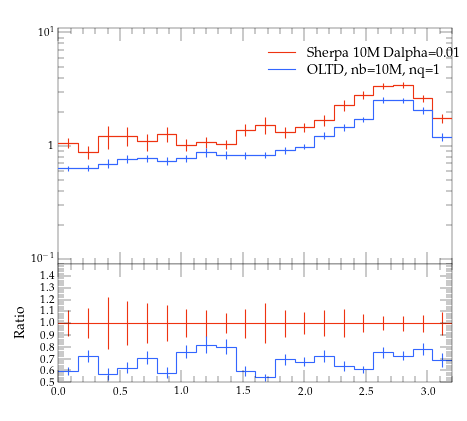

Generate this figure with Python:
#! /usr/bin/env python

# This Python script was auto-generated using YODA v2.0.0.
# Analysis object: /evtb/cutEg_tjg_dphi
# Timestamp: 13-04-2024 (07:56:31)

import matplotlib as mpl
import matplotlib.pyplot as plt
mpl.use('Agg') # comment out for interactive use
import os
import numpy as np

plotDir = os.path.split(os.path.realpath(__file__))[0]
if 'YODA_USER_PLOT_PATH' in globals():
    plot_outdir = globals()['YODA_USER_PLOT_PATH']
else:
    plot_outdir = plotDir

#plot style
plt.style.use(os.path.join(plotDir, '../default.mplstyle'))
# plot metadata
figW, figH = plt.rcParams['figure.figsize']
ax_xLabel = r''
ax_yLabel = r''
ax_title  = r''
ax_xScale = 'linear'
ax_yScale = 'log'
xLims = (0.0, 3.2)
yLims = (0.09000000000000001, 11.0)

# TeX-friendly labels for the legend
labels = [ r"Sherpa 10M Dalpha=0.01", r"OLTD, nb=10M, nq=1" ]

# Create figure and axis objects
fig, (ax, ratio0_ax) = plt.subplots(2, 1, sharex=True,
                  figsize=(figW,figH), gridspec_kw={'height_ratios': (2, 1)})
ratio0_ax.yaxis.set_major_locator(mpl.ticker.MultipleLocator(0.1))
ratio0_ax.set_ylim(0.5, 1.4999)
ratio0_ax.set_ylabel('Ratio')

# LineColor map: curve index -> color
linecolors = {0: '#EE3311', 1: '#3366FF'}
# the numerical data is stored in a separate file
dataf = dict()
prefix = os.path.split(__file__)[0]
if prefix:    prefix = prefix + '/'
exec(open(prefix+'cutEg_tjg_dphi__data.py').read(), dataf)


legend_handles = [] # keep track of handles for the legend

# style options for curves
# starts at zorder>=5 to draw curve on top of legend
styles = {
  'curve0': {
    'color' : linecolors[0],
    'linestyle' : '-',
    'marker' : 'o',
    'zorder' : 5,
    'histstyle' : True,
  },
  'curve1': {
    'color' : linecolors[1],
    'linestyle' : '-',
    'marker' : 'o',
    'zorder' : 6,
    'histstyle' : True,
  },
}
# curve from input yoda files in main panel
for label in dataf['yvals'].keys():
    if all(np.isnan(v) for v in dataf['yvals'][label]):
        continue
    tmp = None
    if styles[label]['histstyle']: # draw as histogram
        tmp, = ax.plot(dataf['xedges'], dataf['yedges'][label],
                       color=styles[label]['color'],
                       linestyle=styles[label]['linestyle'],
                       drawstyle='steps-pre', solid_joinstyle='miter',
                       zorder=styles[label]['zorder'], label=label)
        ax.errorbar(dataf['xpoints'], dataf['yvals'][label], color=styles[label]['color'],
                    xerr=dataf['xerrs'], yerr=[dataf['ydowns'][label], dataf['yups'][label]],
                    linestyle='none', zorder=styles[label]['zorder'])
    else: # draw as scatter
        tmp = ax.errorbar(dataf['xpoints'], dataf['yvals'][label],
                          xerr=dataf['xerrs'],
                          yerr=[ dataf['ydowns'][label],
                          dataf['yups'][label] ],
                          fmt=styles[label]['marker'],
                          ecolor=styles[label]['color'],
                          color=styles[label]['color'], zorder=2)
        tmp[-1][0].set_linestyle(styles[label]['linestyle'])
    legend_handles += [tmp]
    for varLabel in dataf['variation_yvals'].keys():
        if varLabel.startswith(label):
            tmp, = ax.plot(dataf['xedges'], dataf['variation_yvals'][varLabel],
                           color=styles[label]['color'],
                           linestyle=styles[label]['linestyle'],
                           drawstyle='steps-pre', solid_joinstyle='miter',
                           zorder=styles[label]['zorder'], alpha=0.5)


# plots on ratio panel
# curve from input yoda files in ratio panel
for label, yvals in dataf['ratio0_yvals'].items():
    if all(np.isnan(v) for v in yvals):
        continue
    if styles[label]['histstyle']: # plot as histogram
        ratio0_ax.plot(dataf['xedges'], yvals,
                       color=styles[label]['color'],
                       linestyle=styles[label]['linestyle'],
                       drawstyle='steps-pre', zorder=1,
                       solid_joinstyle='miter')
        ratio0_ax.vlines(dataf['xpoints'],
                         dataf['ratio0_ymin'][label],
                         dataf['ratio0_ymax'][label],
                         color=styles[label]['color'], zorder=1)
    else: # plot as scatter
        tmp = ratio0_ax.errorbar(dataf['xpoints'],
                                 yvals, xerr=dataf['xerrs'],
                                 yerr=dataf['ratio0_yerrs'][label],
                                 fmt=styles[label]['marker'],
                                 ecolor=styles[label]['color'],
                                 color=styles[label]['color'])
        tmp[-1][0].set_linestyle(styles[label]['linestyle'])

    for varlabel in dataf['ratio0_variation_vals'].keys():
        if varlabel.startswith(label):
            ratio0_ax.plot(dataf['xedges'],
                            dataf['ratio0_variation_vals'][varlabel],
                            color=styles[label]['color'],
                            linestyle=styles[label]['linestyle'],
                            drawstyle='steps-pre', solid_joinstyle='miter',
                            zorder=1, alpha=0.5)

legend_pos = (0.5, 0.97)
ax.legend(legend_handles, labels, loc='upper left', bbox_to_anchor=legend_pos)

# set plot metadata as defined above
ratio0_ax.set_xlabel(ax_xLabel)
ratio0_ax.xaxis.set_label_coords(1., -.15)
ax.set_ylabel(ax_yLabel, loc='top')
ax.set_title(ax_title, loc='left')
ax.set_xscale(ax_xScale)
ax.set_yscale(ax_yScale)
ax.set_xlim(xLims)
ax.set_ylim(yLims)

# tick formatting
plt.rcParams['xtick.top'] = True
plt.rcParams['ytick.right'] = True
ax.yaxis.set_major_locator(mpl.ticker.LogLocator(base=10.0, numticks=np.inf))
ax.yaxis.set_minor_locator(mpl.ticker.LogLocator(
                           base=10.0, subs=np.arange(0.1, 1, 0.1), numticks=np.inf))
fig.align_ylabels((ax, ratio0_ax))
plt.savefig(os.path.join(plot_outdir, 'cutEg_tjg_dphi.pdf'), format='PDF')
plt.savefig(os.path.join(plot_outdir, 'cutEg_tjg_dphi.png'), format='PNG')

plt.close(fig)
